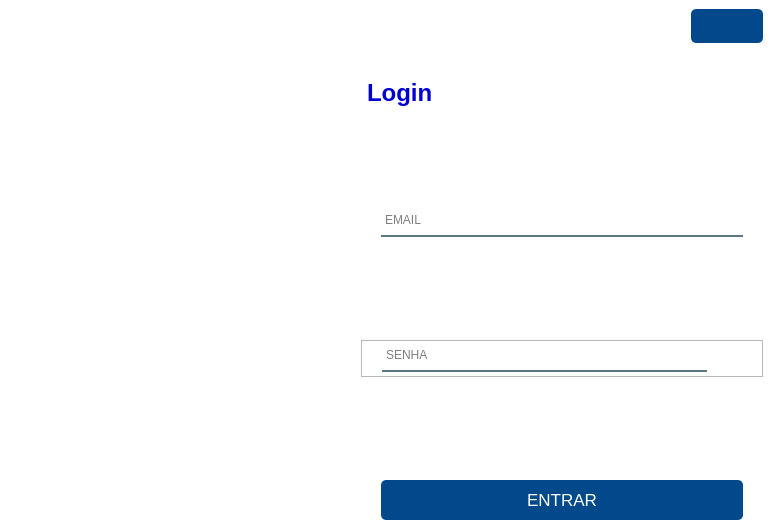
<?xml version="1.0" encoding="UTF-8"?>
<ui version="4.0">
 <class>Dialog</class>
 <widget class="QDialog" name="Dialog">
  <property name="geometry">
   <rect>
    <x>0</x>
    <y>0</y>
    <width>772</width>
    <height>529</height>
   </rect>
  </property>
  <property name="windowTitle">
   <string>Dialog</string>
  </property>
  <property name="styleSheet">
   <string notr="true">#imgLogin {
	background: QLinearGradient(spread:pad, x1:0, y1:0, x2:1, y2:0, stop:0	
	rgb(255, 140, 0), stop:1 rgb(0,0,210));
	border-top-right-radius:150px;
	border-bottom-right-radius: 150px;
}

#logo  {
	margin-right: 55px;
	padding-top: -20px;
}

#senac {
	margin-right: 35px;
	color: #fff;
	padding-top: -20px;
}

#mapaLabel {
	margin-right: 60px;
	color: #fff;
}

#loginTela, #principal {
	background-color: #fff;
}

#loginLabel {
	margin-top: 30px;
}

#inputEmail, #inputSenha, #btnEntrar {
	margin-left: 20px;
	margin-right: 20px;
}

QPushButton:pressed {
	padding-left:5px;
	padding-top:5px;
	background-position:calc(100%-5px)center;
}

QPushButton:hover {
	background-color: #f6921e;
	color:0;
}


QPushButton {
    background-color: #01498a;
    color: white; 
    border: none; 
    border-radius: 5px;
    padding: 10px 20px; 
   
}

QPushButton:hover {
    background-color: #f6921e;
}

QPushButton:pressed {
    background-color: #1e6f9f; 
    padding-left: 15px;
    padding-top: 15px; 
}

QPushButton:disabled {
    background-color: #bdc3c7;
    color: #7f8c8d; 
}

QPushButton::menu-indicator {
    image: none; 
}

#inputEmail {
	background-color:rgba(0,0,0,0);
	border:2px solid rgba(0,0,0,0);
	border-bottom-color:rgba(46,82,101,200);
	color:rgb(0,0,0);
	padding-bottom:7px;
}

#inputSenha {
	background-color:rgba(0,0,0,0);
	border:2px solid rgba(0,0,0,0);
	border-bottom-color:rgba(46,82,101,200);
	color:rgb(0,0,0);
	padding-bottom:7px;
}

#respostasErros {
	color:red;
	
}

#loginLabel {
	color:rgb(0,0,210);
}

#btnMostrarSenha {
	background-color: transparent;
color: #000000;
}
</string>
  </property>
  <layout class="QHBoxLayout" name="horizontalLayout">
   <property name="spacing">
    <number>0</number>
   </property>
   <property name="leftMargin">
    <number>0</number>
   </property>
   <property name="topMargin">
    <number>0</number>
   </property>
   <property name="rightMargin">
    <number>0</number>
   </property>
   <property name="bottomMargin">
    <number>0</number>
   </property>
   <item>
    <widget class="QWidget" name="principal" native="true">
     <layout class="QHBoxLayout" name="horizontalLayout_2">
      <property name="leftMargin">
       <number>0</number>
      </property>
      <property name="topMargin">
       <number>0</number>
      </property>
      <property name="rightMargin">
       <number>0</number>
      </property>
      <property name="bottomMargin">
       <number>0</number>
      </property>
      <item>
       <widget class="QWidget" name="imgLogin" native="true">
        <property name="minimumSize">
         <size>
          <width>346</width>
          <height>0</height>
         </size>
        </property>
        <layout class="QVBoxLayout" name="verticalLayout_2">
         <property name="spacing">
          <number>0</number>
         </property>
         <property name="leftMargin">
          <number>12</number>
         </property>
         <property name="topMargin">
          <number>0</number>
         </property>
         <property name="rightMargin">
          <number>5</number>
         </property>
         <property name="bottomMargin">
          <number>0</number>
         </property>
         <item>
          <spacer name="verticalSpacer_4">
           <property name="orientation">
            <enum>Qt::Vertical</enum>
           </property>
           <property name="sizeHint" stdset="0">
            <size>
             <width>20</width>
             <height>40</height>
            </size>
           </property>
          </spacer>
         </item>
         <item alignment="Qt::AlignHCenter|Qt::AlignVCenter">
          <widget class="QLabel" name="label_2">
           <property name="text">
            <string/>
           </property>
           <property name="pixmap">
            <pixmap>imagem/logoSenac.png</pixmap>
           </property>
          </widget>
         </item>
         <item alignment="Qt::AlignRight|Qt::AlignTop">
          <widget class="QLabel" name="senac">
           <property name="font">
            <font>
             <pointsize>57</pointsize>
            </font>
           </property>
           <property name="text">
            <string>Senac</string>
           </property>
           <property name="alignment">
            <set>Qt::AlignRight|Qt::AlignTrailing|Qt::AlignVCenter</set>
           </property>
          </widget>
         </item>
         <item alignment="Qt::AlignRight|Qt::AlignTop">
          <widget class="QLabel" name="mapaLabel">
           <property name="font">
            <font>
             <pointsize>14</pointsize>
            </font>
           </property>
           <property name="text">
            <string>Mapa de Salas</string>
           </property>
           <property name="alignment">
            <set>Qt::AlignRight|Qt::AlignTrailing|Qt::AlignVCenter</set>
           </property>
          </widget>
         </item>
         <item>
          <spacer name="verticalSpacer_5">
           <property name="orientation">
            <enum>Qt::Vertical</enum>
           </property>
           <property name="sizeHint" stdset="0">
            <size>
             <width>20</width>
             <height>40</height>
            </size>
           </property>
          </spacer>
         </item>
        </layout>
       </widget>
      </item>
      <item>
       <widget class="QWidget" name="loginTela" native="true">
        <layout class="QVBoxLayout" name="verticalLayout">
         <item alignment="Qt::AlignRight">
          <widget class="QPushButton" name="btnMenuBar">
           <property name="cursor">
            <cursorShape>PointingHandCursor</cursorShape>
           </property>
           <property name="text">
            <string/>
           </property>
           <property name="icon">
            <iconset>
             <normaloff>icones/iconMenu.png</normaloff>icones/iconMenu.png</iconset>
           </property>
           <property name="iconSize">
            <size>
             <width>20</width>
             <height>20</height>
            </size>
           </property>
          </widget>
         </item>
         <item>
          <widget class="QLabel" name="loginLabel">
           <property name="font">
            <font>
             <pointsize>18</pointsize>
             <weight>75</weight>
             <bold>true</bold>
            </font>
           </property>
           <property name="text">
            <string>Login</string>
           </property>
          </widget>
         </item>
         <item>
          <spacer name="verticalSpacer_3">
           <property name="orientation">
            <enum>Qt::Vertical</enum>
           </property>
           <property name="sizeHint" stdset="0">
            <size>
             <width>20</width>
             <height>40</height>
            </size>
           </property>
          </spacer>
         </item>
         <item>
          <widget class="QLineEdit" name="inputEmail">
           <property name="font">
            <font>
             <pointsize>9</pointsize>
            </font>
           </property>
           <property name="dragEnabled">
            <bool>true</bool>
           </property>
           <property name="placeholderText">
            <string>EMAIL</string>
           </property>
          </widget>
         </item>
         <item>
          <spacer name="verticalSpacer_2">
           <property name="orientation">
            <enum>Qt::Vertical</enum>
           </property>
           <property name="sizeHint" stdset="0">
            <size>
             <width>20</width>
             <height>40</height>
            </size>
           </property>
          </spacer>
         </item>
         <item>
          <widget class="QFrame" name="frame">
           <property name="frameShape">
            <enum>QFrame::StyledPanel</enum>
           </property>
           <property name="frameShadow">
            <enum>QFrame::Raised</enum>
           </property>
           <layout class="QHBoxLayout" name="horizontalLayout_3">
            <property name="spacing">
             <number>0</number>
            </property>
            <property name="leftMargin">
             <number>0</number>
            </property>
            <property name="topMargin">
             <number>0</number>
            </property>
            <property name="rightMargin">
             <number>0</number>
            </property>
            <property name="bottomMargin">
             <number>0</number>
            </property>
            <item>
             <widget class="QLineEdit" name="inputSenha">
              <property name="maximumSize">
               <size>
                <width>400</width>
                <height>16777215</height>
               </size>
              </property>
              <property name="font">
               <font>
                <pointsize>9</pointsize>
               </font>
              </property>
              <property name="echoMode">
               <enum>QLineEdit::Password</enum>
              </property>
              <property name="placeholderText">
               <string>SENHA</string>
              </property>
             </widget>
            </item>
            <item>
             <widget class="QPushButton" name="btnMostrarSenha">
              <property name="minimumSize">
               <size>
                <width>35</width>
                <height>35</height>
               </size>
              </property>
              <property name="maximumSize">
               <size>
                <width>35</width>
                <height>35</height>
               </size>
              </property>
              <property name="cursor">
               <cursorShape>PointingHandCursor</cursorShape>
              </property>
              <property name="text">
               <string/>
              </property>
              <property name="icon">
               <iconset>
                <normaloff>icones/iconOlhoAberto.png</normaloff>icones/iconOlhoAberto.png</iconset>
              </property>
              <property name="iconSize">
               <size>
                <width>25</width>
                <height>30</height>
               </size>
              </property>
             </widget>
            </item>
           </layout>
          </widget>
         </item>
         <item>
          <spacer name="verticalSpacer">
           <property name="orientation">
            <enum>Qt::Vertical</enum>
           </property>
           <property name="sizeHint" stdset="0">
            <size>
             <width>20</width>
             <height>40</height>
            </size>
           </property>
          </spacer>
         </item>
         <item>
          <widget class="QPushButton" name="btnEntrar">
           <property name="font">
            <font>
             <pointsize>13</pointsize>
            </font>
           </property>
           <property name="cursor">
            <cursorShape>PointingHandCursor</cursorShape>
           </property>
           <property name="text">
            <string>ENTRAR</string>
           </property>
           <property name="shortcut">
            <string>Return</string>
           </property>
          </widget>
         </item>
        </layout>
       </widget>
      </item>
     </layout>
    </widget>
   </item>
  </layout>
 </widget>
 <tabstops>
  <tabstop>inputEmail</tabstop>
  <tabstop>inputSenha</tabstop>
  <tabstop>btnMostrarSenha</tabstop>
  <tabstop>btnEntrar</tabstop>
  <tabstop>btnMenuBar</tabstop>
 </tabstops>
 <resources/>
 <connections/>
</ui>
